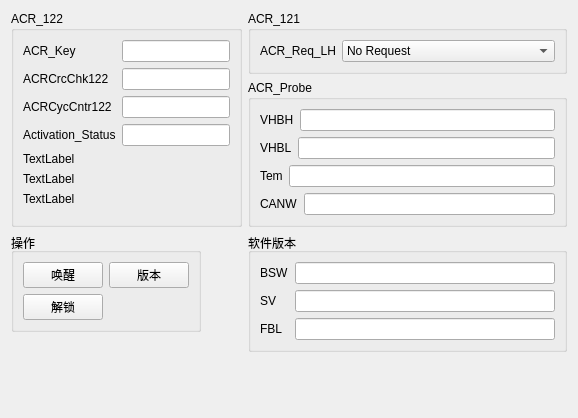
<?xml version="1.0" encoding="UTF-8"?>
<ui version="4.0">
 <class>ACRForm</class>
 <widget class="QWidget" name="ACRForm">
  <property name="geometry">
   <rect>
    <x>0</x>
    <y>0</y>
    <width>578</width>
    <height>418</height>
   </rect>
  </property>
  <property name="windowTitle">
   <string>Form</string>
  </property>
  <layout class="QFormLayout" name="formLayout">
   <item row="0" column="0">
    <widget class="QGroupBox" name="groupBox_3">
     <property name="sizePolicy">
      <sizepolicy hsizetype="Preferred" vsizetype="Preferred">
       <horstretch>0</horstretch>
       <verstretch>0</verstretch>
      </sizepolicy>
     </property>
     <property name="title">
      <string>ACR_122</string>
     </property>
     <layout class="QFormLayout" name="formLayout_2">
      <item row="0" column="0">
       <widget class="QLabel" name="label_4">
        <property name="text">
         <string>ACR_Key</string>
        </property>
       </widget>
      </item>
      <item row="0" column="1">
       <widget class="QLineEdit" name="ACR_Key">
        <property name="readOnly">
         <bool>true</bool>
        </property>
       </widget>
      </item>
      <item row="1" column="0">
       <widget class="QLabel" name="label_5">
        <property name="text">
         <string>ACRCrcChk122</string>
        </property>
       </widget>
      </item>
      <item row="2" column="0">
       <widget class="QLabel" name="label_6">
        <property name="text">
         <string>ACRCycCntr122</string>
        </property>
       </widget>
      </item>
      <item row="1" column="1">
       <widget class="QLineEdit" name="ACRCrcChk122">
        <property name="readOnly">
         <bool>true</bool>
        </property>
       </widget>
      </item>
      <item row="2" column="1">
       <widget class="QLineEdit" name="ACRCycCntr122">
        <property name="readOnly">
         <bool>true</bool>
        </property>
       </widget>
      </item>
      <item row="3" column="0">
       <widget class="QLabel" name="label_7">
        <property name="text">
         <string>Activation_Status</string>
        </property>
       </widget>
      </item>
      <item row="4" column="0">
       <widget class="QLabel" name="label_8">
        <property name="text">
         <string>TextLabel</string>
        </property>
       </widget>
      </item>
      <item row="5" column="0">
       <widget class="QLabel" name="label_9">
        <property name="text">
         <string>TextLabel</string>
        </property>
       </widget>
      </item>
      <item row="6" column="0">
       <widget class="QLabel" name="label_10">
        <property name="text">
         <string>TextLabel</string>
        </property>
       </widget>
      </item>
      <item row="3" column="1">
       <widget class="QLineEdit" name="Activation_Status">
        <property name="readOnly">
         <bool>true</bool>
        </property>
       </widget>
      </item>
     </layout>
    </widget>
   </item>
   <item row="0" column="1">
    <layout class="QVBoxLayout" name="verticalLayout">
     <property name="topMargin">
      <number>0</number>
     </property>
     <item>
      <widget class="QGroupBox" name="groupBox_4">
       <property name="sizePolicy">
        <sizepolicy hsizetype="Preferred" vsizetype="Fixed">
         <horstretch>0</horstretch>
         <verstretch>0</verstretch>
        </sizepolicy>
       </property>
       <property name="title">
        <string>ACR_121</string>
       </property>
       <layout class="QFormLayout" name="formLayout_3">
        <item row="0" column="0">
         <widget class="QLabel" name="label_11">
          <property name="text">
           <string>ACR_Req_LH</string>
          </property>
         </widget>
        </item>
        <item row="0" column="1">
         <widget class="QComboBox" name="ACR_Req_LH">
          <item>
           <property name="text">
            <string>No Request</string>
           </property>
          </item>
          <item>
           <property name="text">
            <string>Belt Park</string>
           </property>
          </item>
          <item>
           <property name="text">
            <string>Belt Slack Remove</string>
           </property>
          </item>
          <item>
           <property name="text">
            <string>Haptic Warning Level 1</string>
           </property>
          </item>
          <item>
           <property name="text">
            <string>Haptic Warning Level 2</string>
           </property>
          </item>
          <item>
           <property name="text">
            <string>Haptic Warning Level 3</string>
           </property>
          </item>
          <item>
           <property name="text">
            <string>Retract Activation Level 1</string>
           </property>
          </item>
          <item>
           <property name="text">
            <string>Retract Activation Level 2</string>
           </property>
          </item>
          <item>
           <property name="text">
            <string>Retract Activation Level 3</string>
           </property>
          </item>
          <item>
           <property name="text">
            <string>Retract Activation Level 4</string>
           </property>
          </item>
          <item>
           <property name="text">
            <string>Retract Activation Level 5</string>
           </property>
          </item>
          <item>
           <property name="text">
            <string>Retract Activation Level 6</string>
           </property>
          </item>
          <item>
           <property name="text">
            <string>Retract Activation Level 7</string>
           </property>
          </item>
         </widget>
        </item>
       </layout>
      </widget>
     </item>
     <item>
      <widget class="QGroupBox" name="groupBox_5">
       <property name="title">
        <string>ACR_Probe</string>
       </property>
       <layout class="QGridLayout" name="gridLayout">
        <item row="1" column="0">
         <layout class="QVBoxLayout" name="verticalLayout_2">
          <property name="topMargin">
           <number>0</number>
          </property>
          <property name="bottomMargin">
           <number>0</number>
          </property>
          <item>
           <layout class="QHBoxLayout" name="horizontalLayout_2">
            <item>
             <widget class="QLabel" name="label_13">
              <property name="text">
               <string>VHBH</string>
              </property>
             </widget>
            </item>
            <item>
             <widget class="QLineEdit" name="VHBH_Phy"/>
            </item>
           </layout>
          </item>
          <item>
           <layout class="QHBoxLayout" name="horizontalLayout">
            <property name="topMargin">
             <number>0</number>
            </property>
            <item>
             <widget class="QLabel" name="label_12">
              <property name="sizePolicy">
               <sizepolicy hsizetype="Preferred" vsizetype="Fixed">
                <horstretch>0</horstretch>
                <verstretch>0</verstretch>
               </sizepolicy>
              </property>
              <property name="text">
               <string>VHBL</string>
              </property>
             </widget>
            </item>
            <item>
             <widget class="QLineEdit" name="VHBL_Phy"/>
            </item>
           </layout>
          </item>
          <item>
           <layout class="QHBoxLayout" name="horizontalLayout_3">
            <item>
             <widget class="QLabel" name="label_14">
              <property name="sizePolicy">
               <sizepolicy hsizetype="Maximum" vsizetype="Preferred">
                <horstretch>0</horstretch>
                <verstretch>0</verstretch>
               </sizepolicy>
              </property>
              <property name="maximumSize">
               <size>
                <width>500</width>
                <height>16777215</height>
               </size>
              </property>
              <property name="text">
               <string>Tem</string>
              </property>
             </widget>
            </item>
            <item>
             <widget class="QLineEdit" name="Tem"/>
            </item>
           </layout>
          </item>
          <item>
           <layout class="QHBoxLayout" name="horizontalLayout_4">
            <item>
             <widget class="QLabel" name="label_15">
              <property name="text">
               <string>CANW</string>
              </property>
             </widget>
            </item>
            <item>
             <widget class="QLineEdit" name="CANW"/>
            </item>
           </layout>
          </item>
         </layout>
        </item>
       </layout>
      </widget>
     </item>
    </layout>
   </item>
   <item row="1" column="0">
    <widget class="QGroupBox" name="groupBox">
     <property name="sizePolicy">
      <sizepolicy hsizetype="Fixed" vsizetype="Fixed">
       <horstretch>0</horstretch>
       <verstretch>0</verstretch>
      </sizepolicy>
     </property>
     <property name="title">
      <string>操作</string>
     </property>
     <layout class="QGridLayout" name="gridLayout_2">
      <item row="1" column="0">
       <widget class="QPushButton" name="pushButton_5">
        <property name="text">
         <string>解锁</string>
        </property>
       </widget>
      </item>
      <item row="0" column="1">
       <widget class="QPushButton" name="pushButton_2">
        <property name="text">
         <string>版本</string>
        </property>
       </widget>
      </item>
      <item row="0" column="0">
       <widget class="QPushButton" name="pushButton">
        <property name="text">
         <string>唤醒</string>
        </property>
       </widget>
      </item>
     </layout>
    </widget>
   </item>
   <item row="1" column="1">
    <widget class="QGroupBox" name="groupBox_2">
     <property name="sizePolicy">
      <sizepolicy hsizetype="Preferred" vsizetype="Fixed">
       <horstretch>0</horstretch>
       <verstretch>0</verstretch>
      </sizepolicy>
     </property>
     <property name="title">
      <string>软件版本</string>
     </property>
     <layout class="QGridLayout" name="gridLayout_4">
      <item row="2" column="2">
       <widget class="QLineEdit" name="FBL">
        <property name="sizePolicy">
         <sizepolicy hsizetype="Expanding" vsizetype="Fixed">
          <horstretch>0</horstretch>
          <verstretch>0</verstretch>
         </sizepolicy>
        </property>
        <property name="maximumSize">
         <size>
          <width>300</width>
          <height>16777215</height>
         </size>
        </property>
        <property name="alignment">
         <set>Qt::AlignCenter</set>
        </property>
        <property name="readOnly">
         <bool>true</bool>
        </property>
       </widget>
      </item>
      <item row="0" column="1">
       <widget class="QLabel" name="label">
        <property name="sizePolicy">
         <sizepolicy hsizetype="Fixed" vsizetype="Preferred">
          <horstretch>0</horstretch>
          <verstretch>0</verstretch>
         </sizepolicy>
        </property>
        <property name="text">
         <string>BSW</string>
        </property>
       </widget>
      </item>
      <item row="0" column="2">
       <widget class="QLineEdit" name="BSW">
        <property name="sizePolicy">
         <sizepolicy hsizetype="Expanding" vsizetype="Fixed">
          <horstretch>0</horstretch>
          <verstretch>0</verstretch>
         </sizepolicy>
        </property>
        <property name="maximumSize">
         <size>
          <width>300</width>
          <height>16777215</height>
         </size>
        </property>
        <property name="alignment">
         <set>Qt::AlignCenter</set>
        </property>
        <property name="readOnly">
         <bool>true</bool>
        </property>
       </widget>
      </item>
      <item row="1" column="2">
       <widget class="QLineEdit" name="SV">
        <property name="sizePolicy">
         <sizepolicy hsizetype="Expanding" vsizetype="Fixed">
          <horstretch>0</horstretch>
          <verstretch>0</verstretch>
         </sizepolicy>
        </property>
        <property name="maximumSize">
         <size>
          <width>300</width>
          <height>16777215</height>
         </size>
        </property>
        <property name="alignment">
         <set>Qt::AlignCenter</set>
        </property>
        <property name="readOnly">
         <bool>true</bool>
        </property>
       </widget>
      </item>
      <item row="2" column="1">
       <widget class="QLabel" name="label_3">
        <property name="sizePolicy">
         <sizepolicy hsizetype="Fixed" vsizetype="Preferred">
          <horstretch>0</horstretch>
          <verstretch>0</verstretch>
         </sizepolicy>
        </property>
        <property name="text">
         <string>FBL</string>
        </property>
        <property name="alignment">
         <set>Qt::AlignLeading|Qt::AlignLeft|Qt::AlignVCenter</set>
        </property>
       </widget>
      </item>
      <item row="1" column="1">
       <widget class="QLabel" name="label_2">
        <property name="sizePolicy">
         <sizepolicy hsizetype="Fixed" vsizetype="Preferred">
          <horstretch>0</horstretch>
          <verstretch>0</verstretch>
         </sizepolicy>
        </property>
        <property name="text">
         <string>SV</string>
        </property>
        <property name="alignment">
         <set>Qt::AlignLeading|Qt::AlignLeft|Qt::AlignVCenter</set>
        </property>
       </widget>
      </item>
     </layout>
    </widget>
   </item>
  </layout>
 </widget>
 <resources/>
 <connections/>
</ui>
